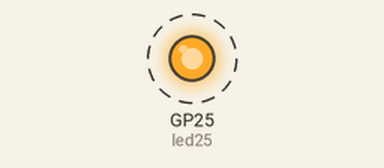
Bench run of a program on a simulated Raspberry Pi Pico running MicroPython. Shown: output pins drawn as LEDs (lit = HIGH). Dashed ring = blinking. What the program prints to the serial console is not drawn.

Above: at 0.5 s.
Timing chart, 0 to 4.6 s (numbered marks = the images above):
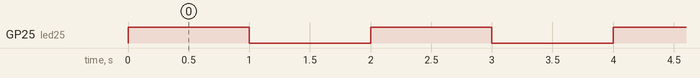

The program:

lesson6_1.py
```python
#machine.freq()  # get the current frequency of the CPU

import machine
import time
from machine import Pin

led25 = Pin("LED", Pin.OUT)
while True:
    print(machine.freq(),"MHz")
    led25.value(1)
    time.sleep(1)
    led25.value(0)
    time.sleep(1)
```

Measured:
- by itself, GP25 (led25): alternates HIGH for 1.0 s and LOW for 1.0 s
